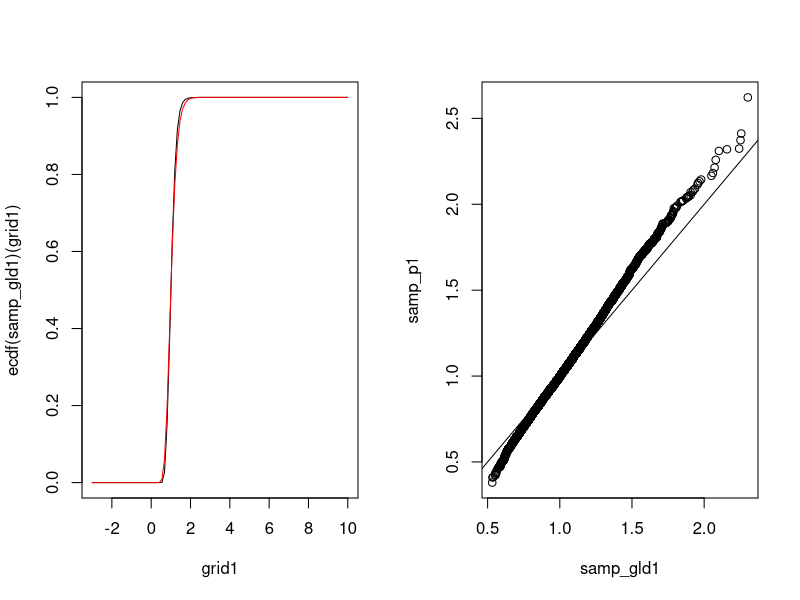
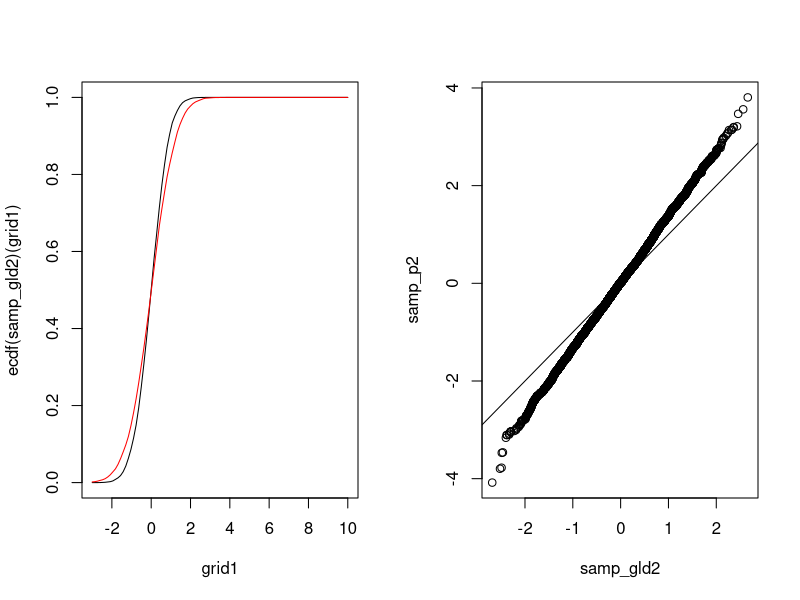
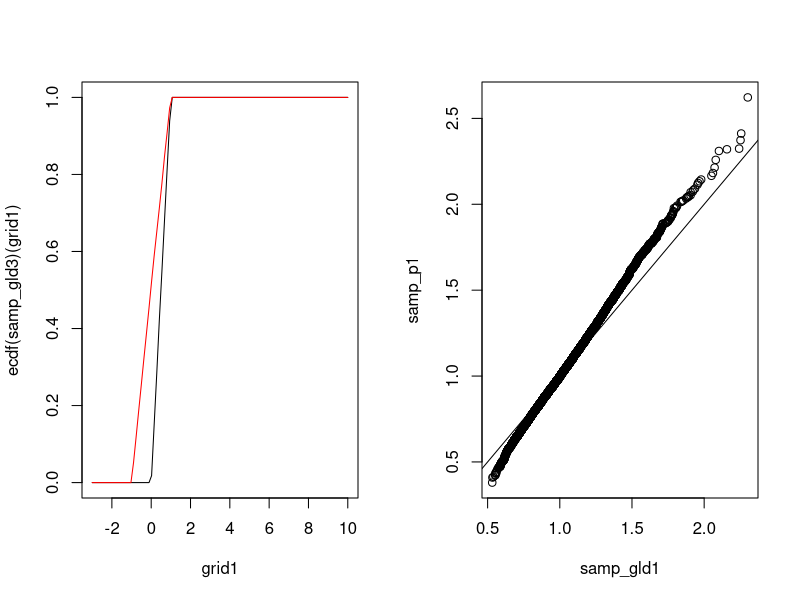

Here is the R script that generated these plots, in order:

## GLD quantile function for CSW parametrization
S1 <- function(u, lambda3,lambda4) {
  if (lambda3 == 0 & lambda4 == 0) {
    return(log(u) - log(1 - u))
  } else if (lambda3 == 0 & lambda4 != 0) {
    return(log(u) - (1 / lambda4) * ((1 - u)^lambda4 - 1))
  } else if (lambda3 != 0 && lambda4 == 0) {
    return((1 / lambda3) * (u^lambda3 - 1) - log(1 - u))
  } else {
    return((1 / lambda3) * (u^lambda3 - 1) - (1 / lambda4) * ((1 - u)^lambda4 - 1))
  }
}

S <- function(u, chi, xi){
  if(chi == 0 && xi == 0.5) return(S1(u,0,0))
  else if(chi !=0 && xi == 0.5*(1+chi)){
    alpha = 1/2*(1/2-xi)/sqrt(xi*(1-xi))
    lambda4 = 2*alpha
    return(S1(u,0,lambda4))
  } 
  else if(chi !=0 && xi == 0.5*(1-chi)){
    alpha = 1/2*(1/2-xi)/sqrt(xi*(1-xi))
    lambda3 = 2*alpha
    return(S1(u,lambda3,0))
  }
  else{
    alpha = 1/2*(1/2-xi)/sqrt(xi*(1-xi))
    beta = 1/2*chi/(sqrt(1-chi^2))
    lambda3 = alpha + beta
    lambda4 = alpha - beta
    return(S1(u,lambda3,lambda4))
  }
}


Q_csw <- function(u, mu_tilde, sigma_tilde, chi, xi) {
  numerator   <- S(u, chi, xi) - S(0.5, chi, xi)
  denominator <- S(0.75, chi, xi) - S(0.25, chi, xi)
  return(mu_tilde + sigma_tilde * (numerator / denominator))
}


#----------------------------------------------------
## Simulating from GLD (CSW parametrization)
rgldcsw = function(n,mu_tilde,sigma_tilde,chi,xi){
  if(sigma_tilde <= 0 || chi <= -1 || chi >= 1 || xi <= 0 || xi >= 1) return("Not in parameter space!")
  else{
    u = runif(n)
    samp = Q_csw(u,mu_tilde,sigma_tilde,chi,xi)
    return(samp)
  }
}



n = 10000

grid1 = seq(-3, 10, length.out = 100)


par(mfrow = c(1,2))

###### 

samp_gld1 = rgldcsw(n, 1, 0.28, 0.2844,  0.3583)  # log normal
samp_p1 = exp(rnorm(n, sd = 0.25))

plot(grid1, ecdf(samp_gld1)(grid1), type = "l")
points(grid1, ecdf(samp_p1)(grid1), col = "red", type = "l")

qqplot(samp_gld1, samp_p1)
abline(a = 0 , b = 1)

###### 

samp_gld2 = rgldcsw(n, 0, 1, 0, 0.3661) # normal 
samp_p2 = rnorm(n)

plot(grid1, ecdf(samp_gld2)(grid1), type = "l")
points(grid1, ecdf(samp_p2)(grid1), col = "red", type = "l")

qqplot(samp_gld2, samp_p2)
abline(a = 0 , b = 1)


######
samp_gld3 = rgldcsw(n, 1/2, 1/2, 0, (1/2 - 1 / sqrt(5))) # uniform
samp_p3 = runif(n, min = -1, max = 1 )

plot(grid1, ecdf(samp_gld3)(grid1), type = "l")
points(grid1, ecdf(samp_p3)(grid1), col = "red", type = "l")

qqplot(samp_gld1, samp_p1)
abline(a = 0 , b = 1)

